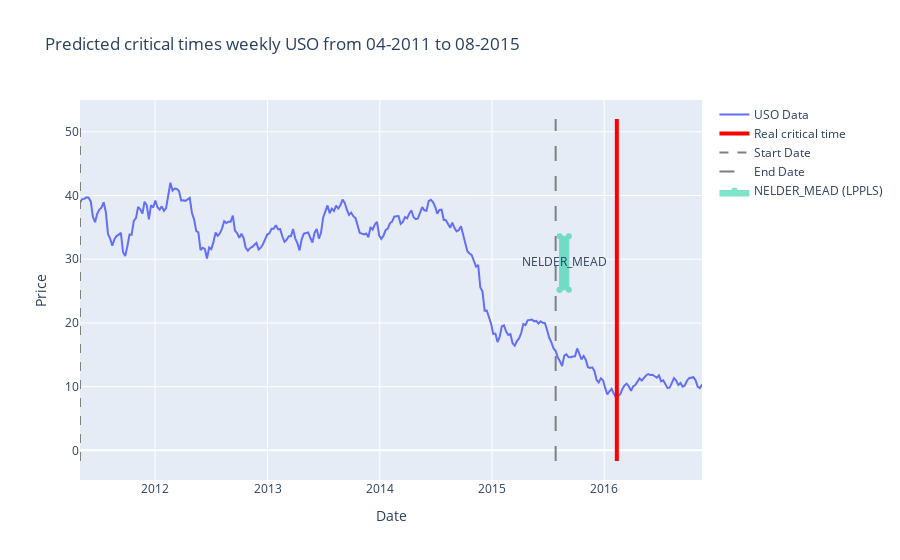
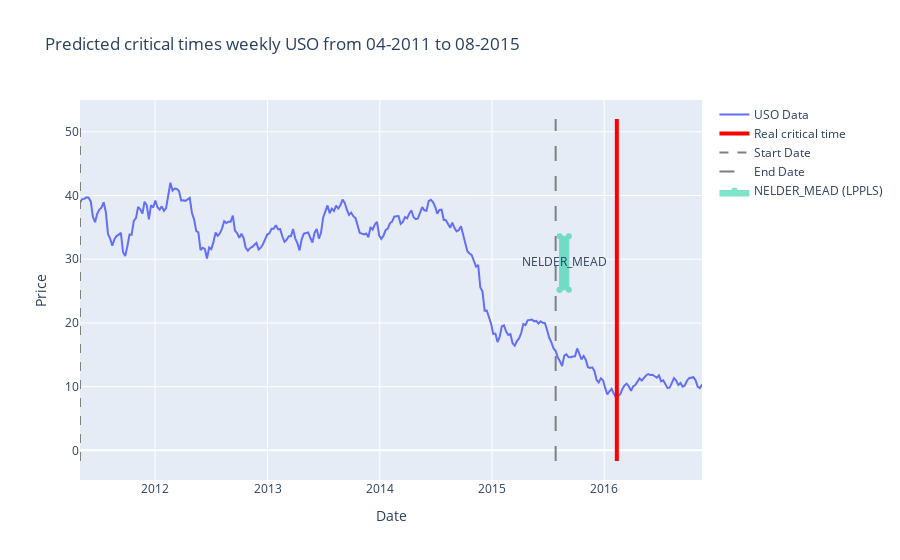

Notebook cell for these charts, in order:
### Code cell
uso.generate_all_rectangle(frequency = "weekly",
                        optimizers =  [SA(LPPL), SGA(LPPL), NELDER_MEAD(LPPLS)], 
                        significativity_tc=0.3,
                        rerun = True,
                        nb_tc = 10,
                        save=True,
                        save_plot=True)

uso.generate_all_rectangle(frequency = "weekly",
                        optimizers =  [SA(LPPLS), SGA(LPPLS), NELDER_MEAD(LPPLS)], 
                        significativity_tc=0.3,
                        rerun = True,
                        nb_tc = 10,
                        save=True,
                        save_plot=True)

### Figure 1 — Plotly figure (JSON) as saved in the notebook; plotly's stock layout.template omitted (floating-point values rounded to 4 significant figures; data arrays with more than 128 entries replaced by an {"elided": "..."} marker saying what was removed)
{"data": [{"mode": "lines", "name": "USO Data", "type": "scatter", "x": {"elided": "290 str values"}, "y": {"elided": "290 float values"}}, {"line": {"color": "red", "width": 4}, "mode": "lines", "name": "Real critical time", "showlegend": true, "type": "scatter", "x": ["2016-02-11T00:00:00", "2016-02-11T00:00:00"], "y": [-1.67, 52.01]}, {"line": {"color": "gray", "dash": "dash"}, "mode": "lines", "name": "Start Date", "showlegend": true, "type": "scatter", "x": ["2011-05-02T00:00:00", "2011-05-02T00:00:00"], "y": [-1.67, 52.01]}, {"line": {"color": "gray", "dash": "longdash"}, "mode": "lines", "name": "End Date", "showlegend": true, "type": "scatter", "x": ["2015-07-27T00:00:00", "2015-07-27T00:00:00"], "y": [-1.67, 52.01]}, {"fill": "toself", "fillcolor": "#00cc96", "line": {"color": "#00cc96", "width": 1}, "name": "NELDER_MEAD (LPPLS)", "opacity": 0.5, "showlegend": true, "type": "scatter", "x": ["2015-08-09T00:00:00", "2015-09-08T00:00:00", "2015-09-08T00:00:00", "2015-08-09T00:00:00", "2015-08-09T00:00:00"], "y": [25.2, 25.2, 33.6, 33.6, 25.2]}, {"mode": "text", "showlegend": false, "text": ["NELDER_MEAD"], "type": "scatter", "x": ["2015-08-24T00:00:00"], "y": [29.4]}], "layout": {"showlegend": true, "title": {"text": "Predicted critical times weekly USO from 04-2011 to 08-2015"}, "xaxis": {"title": {"text": "Date"}}, "yaxis": {"title": {"text": "Price"}}}}

### Figure 2 — Plotly figure (JSON) as saved in the notebook; plotly's stock layout.template omitted (floating-point values rounded to 4 significant figures; data arrays with more than 128 entries replaced by an {"elided": "..."} marker saying what was removed)
{"data": [{"mode": "lines", "name": "USO Data", "type": "scatter", "x": {"elided": "290 str values"}, "y": {"elided": "290 float values"}}, {"line": {"color": "red", "width": 4}, "mode": "lines", "name": "Real critical time", "showlegend": true, "type": "scatter", "x": ["2016-02-11T00:00:00", "2016-02-11T00:00:00"], "y": [-1.67, 52.01]}, {"line": {"color": "gray", "dash": "dash"}, "mode": "lines", "name": "Start Date", "showlegend": true, "type": "scatter", "x": ["2011-05-02T00:00:00", "2011-05-02T00:00:00"], "y": [-1.67, 52.01]}, {"line": {"color": "gray", "dash": "longdash"}, "mode": "lines", "name": "End Date", "showlegend": true, "type": "scatter", "x": ["2015-07-27T00:00:00", "2015-07-27T00:00:00"], "y": [-1.67, 52.01]}, {"fill": "toself", "fillcolor": "#00cc96", "line": {"color": "#00cc96", "width": 1}, "name": "NELDER_MEAD (LPPLS)", "opacity": 0.5, "showlegend": true, "type": "scatter", "x": ["2015-08-09T00:00:00", "2015-09-08T00:00:00", "2015-09-08T00:00:00", "2015-08-09T00:00:00", "2015-08-09T00:00:00"], "y": [25.2, 25.2, 33.6, 33.6, 25.2]}, {"mode": "text", "showlegend": false, "text": ["NELDER_MEAD"], "type": "scatter", "x": ["2015-08-24T00:00:00"], "y": [29.4]}], "layout": {"showlegend": true, "title": {"text": "Predicted critical times weekly USO from 04-2011 to 08-2015"}, "xaxis": {"title": {"text": "Date"}}, "yaxis": {"title": {"text": "Price"}}}}
